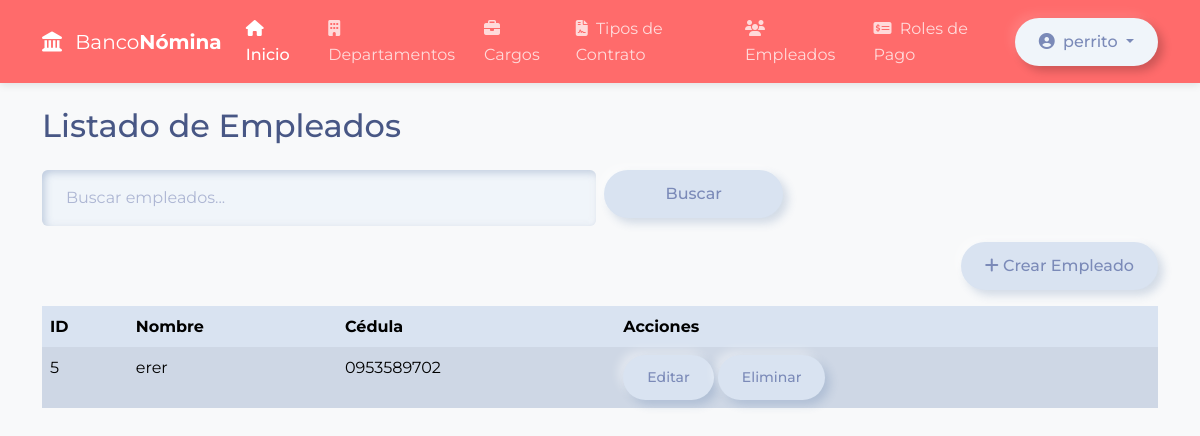
Page /core/empleados/ (signed in) on the committed database.
### core/models.py (models this page shows, shortened)
class Empleado(models.Model):
    SEXO_CHOICES = [
    ('M', 'Masculino'),
    ('F', 'Femenino'),
    ]
    nombre = models.CharField(max_length=100)
    cedula = models.CharField(max_length=20, unique=True)
    direccion = models.TextField()
    sexo = models.CharField(max_length=1, choices=SEXO_CHOICES)
    sueldo = models.DecimalField(max_digits=10, decimal_places=2)
    cargo = models.ForeignKey(Cargo, on_delete=models.CASCADE)
    departamento = models.ForeignKey(Departamento,
    on_delete=models.CASCADE)
    tipo_contrato = models.ForeignKey(TipoContrato,
    on_delete=models.CASCADE)

### core/views.py (the view)
# urls.py: path('empleados/', views.Lista, name='Lista'),
@login_required
def Lista(request):
    search_query = request.GET.get('q', '')
    empleados = Empleado.objects.all()
    if search_query:
        empleados = empleados.filter(nombre__icontains=search_query)
    paginator = Paginator(empleados, 10)  # 10 empleados por página
    page_number = request.GET.get('page')
    page_obj = paginator.get_page(page_number)
    context = {
        'empleados': page_obj,
        'search_query': search_query,
    }
    return render(request, 'empleado/empleado_list.html', context)

### core/templates/empleado/empleado_list.html (shortened to what this page needs)
{% extends "home.html" %}
{% block content %}
<div class="container py-4">
  <h2 class="mb-4">Listado de Empleados</h2>
  <form method="get" class="row g-2 mb-3">
    <div class="col-md-6">
      <input type="text" name="q" class="form-control" placeholder="Buscar empleados..." value="{{ search_query }}">
    </div>
    <div class="col-md-2">
      <button type="submit" class="btn btn-primary w-100">Buscar</button>
    </div>
  </form>
  <div class="mb-3 text-end">
    <a href="{% url 'core:CrearEmpleado' %}" class="btn btn-success">
      <i class="fas fa-plus"></i> Crear Empleado
    </a>
  </div>
  <div class="table-responsive">
    <table class="table table-striped table-bordered">
      <thead>
        <tr>
          <th>ID</th>
          <th>Nombre</th>
          <th>Cédula</th>
          <th>Acciones</th>
        </tr>
      </thead>
      <tbody>
        {% for empleado in empleados %}
        <tr>
          <td>{{ empleado.id }}</td>
          <td>{{ empleado.nombre }}</td>
          <td>{{ empleado.cedula }}</td>
          <td>
            <a href="{% url 'core:UpdateEmpleado' empleado.id %}" class="btn btn-sm btn-warning">Editar</a>
            <a href="{% url 'core:DeleteEmpleado' empleado.id %}" class="btn btn-sm btn-danger">Eliminar</a>
          </td>
        </tr>
        {% empty %}
        <tr>
          <td colspan="4" class="text-center">No hay empleados que mostrar.</td>
        </tr>
        {% endfor %}
      </tbody>
    </table>
  </div>
</div>
{% endblock %}

### core/templates/home.html (shortened to what this page needs)
<!DOCTYPE html>
<html lang="es">
<head>
  {% load static %}
  <link href="{% static 'css/bootstrap.min.css' %}" rel="stylesheet">
  <link href="https://cdnjs.cloudflare.com/ajax/libs/font-awesome/6.4.0/css/all.min.css" rel="stylesheet">
  <link href="{% static 'css/home.css' %}" rel="stylesheet">
</head>
<body>
<nav class="navbar navbar-expand-lg navbar-dark sticky-top">
  <div class="container">
    <a class="navbar-brand" href="{% url 'core:Inicio' %}">
      <i class="fas fa-landmark me-2"></i>
      Banco<span class="fw-bold text-accent">Nómina</span>
    </a>
    <div class="collapse navbar-collapse" id="navbarNav">
      <ul class="navbar-nav mx-auto">
        <li class="nav-item">
          <a class="nav-link active" href="{% url 'core:Inicio' %}"><i class="fas fa-home me-1"></i> Inicio</a>
        </li>
        <li class="nav-item">
          <a class="nav-link" href="{% url 'core:Departamentos' %}"><i class="fas fa-building me-1"></i> Departamentos</a>
        </li>
        <li class="nav-item">
          <a class="nav-link" href="{% url 'core:Cargos' %}"><i class="fas fa-briefcase me-1"></i> Cargos</a>
        </li>
        <li class="nav-item">
          <a class="nav-link" href="{% url 'core:Contrato' %}"><i class="fas fa-file-contract me-1"></i> Tipos de Contrato</a>
        </li>
        <li class="nav-item">
          <a class="nav-link" href="{% url 'core:Lista' %}"><i class="fas fa-users me-1"></i> Empleados</a>
        </li>
        <li class="nav-item">
          <a class="nav-link" href="{% url 'core:Nominas' %}"><i class="fas fa-money-check-alt me-1"></i> Roles de Pago</a>
        </li>
      </ul>
      <div class="d-flex">
        {% if user.is_authenticated %}
          <div class="dropdown">
            <button class="btn btn-outline-light dropdown-toggle" type="button" id="userDropdown" data-bs-toggle="dropdown" aria-expanded="false">
              <i class="fas fa-user-circle me-1"></i> {{ user.username }}
            </button>
          </div>
        {% else %}
          <a href="{% url 'core:signin' %}" class="btn btn-outline-light me-2"><i class="fas fa-sign-in-alt me-1"></i> Iniciar Sesión</a>
          <a href="{% url 'core:signup' %}" class="btn btn-accent"><i class="fas fa-user-plus me-1"></i> Registrarse</a>
        {% endif %}
      </div>
    </div>
  </div>
</nav>
{% block content %}{% endblock %}
</body>
</html>

### core/static/css/home.css (style rules this page uses)
body { font-family: 'Montserrat', sans-serif; line-height: 1.6; color: #333; background-color: #f8f9fa; }
:root { --accent-color: #ff6b6b; --accent-dark: #e14e4e; --text-light: #ffffff; --text-muted: #6c757d; }
.navbar { background-color: var(--accent-color); box-shadow: 0 2px 8px rgba(0, 0, 0, 0.1); }
.nav-link.active, .nav-link:hover { color: #fff; font-weight: 500; }
.btn { border-radius: 2rem; padding: 0.75rem 1.5rem; font-weight: 500; transition: all 0.3s; }

### rows in the picture
Empleado: id "5", nombre "erer", cedula "0953589702"

### other values in the picture
{{ user.username }} "perrito"
